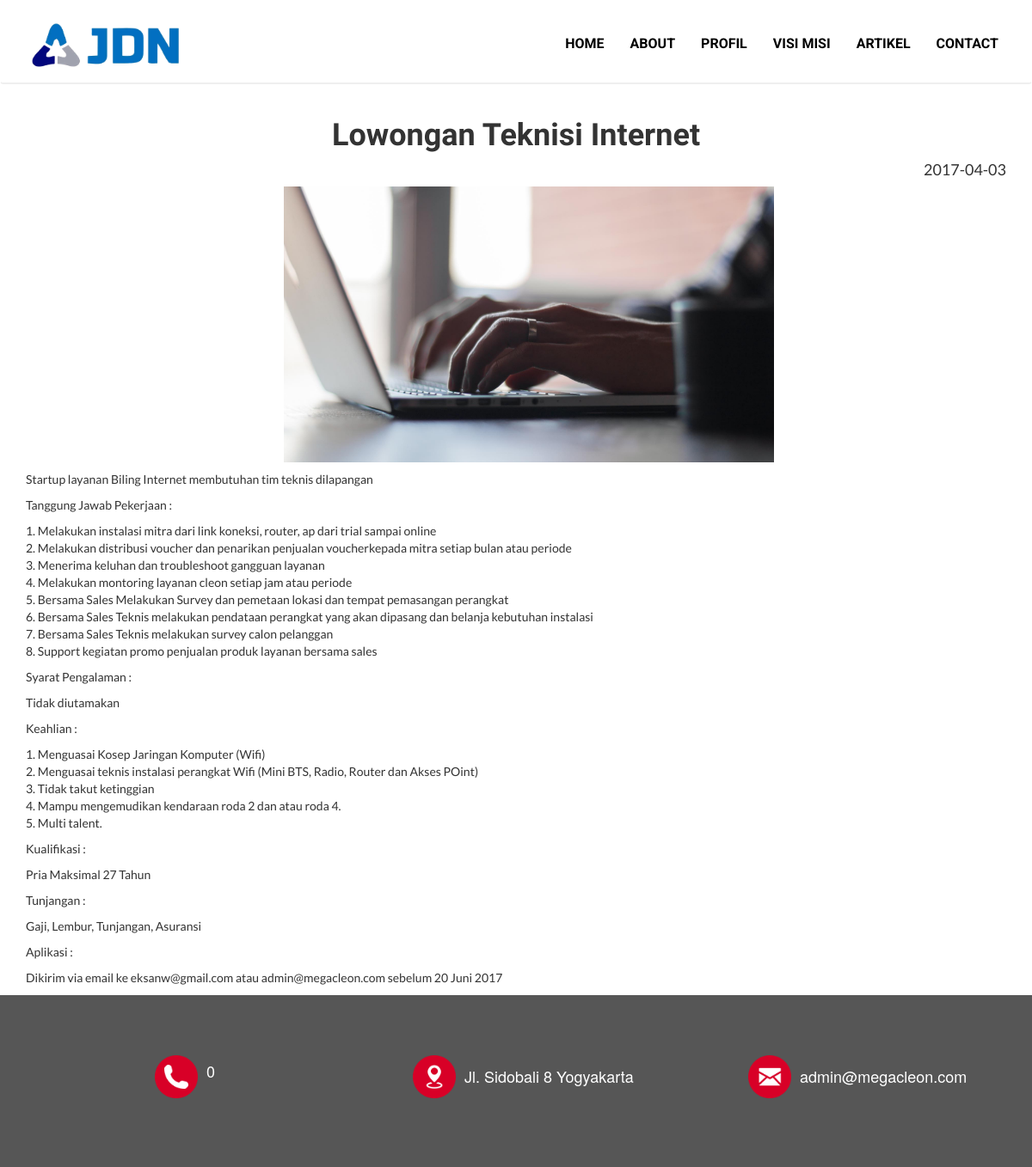
Page /JDN/page/detail_artikel/ART002 on the committed database.
### tables this page shows
CREATE TABLE `artikel` (
  `id_artikel` varchar(50) NOT NULL,
  `foto_artikel` text NOT NULL,
  `judul_artikel` varchar(200) NOT NULL,
  `tgl_artikel` date NOT NULL,
  `isi_artikel` text NOT NULL
);

CREATE TABLE `kontak` (
  `id_kontak` varchar(50) NOT NULL,
  `email` varchar(50) NOT NULL,
  `no_tlp` varchar(50) NOT NULL,
  `alamat` varchar(100) NOT NULL,
  `map` text NOT NULL
);

### application/controllers/JDN.php (called while the page is built, shortened)
<?php
	class JDN extends CI_Controller{
		function __construct(){
			$this->load->model('model_JDN');
		}
		function page(){
			$page = $this->uri->segment(3);
			$this->load->library('pagination');
			$config['per_page'] = 4;
			$from = $this->uri->segment(4);
			$data['tmp_artikel'] = $this->model_JDN->data_artikel($config['per_page'],$from);
			$data['tmp_slide'] = $this->model_JDN->tmp_slide()->result();
			$item_slide = $this->model_JDN->tmp_slide()->row_array();
			$item_profil = $this->model_JDN->tmp_profil()->row_array();
			$data['item_profil'] = $item_profil;
			$data['item_slide']  = $item_slide;
			$item_kontak = $this->model_JDN->tmp_kontak()->row_array();
			$data['item_kontak'] = $item_kontak;
			$data['tmp_riwayat'] = $this->model_JDN->tmp_riwayat()->result();
			$data['page']=$page;
			if($page == 'riwayat'){
				$data['tmp_riwayat'] = $this->model_JDN->tmp_riwayat()->result();
				$this->load->view('JDN',$data);
			}else if($page == 'profil'){
				$data['tmp_profil'] = $this->model_JDN->tmp_profil()->result();
				$this->load->view('JDN',$data);
			}else if($page == 'visimisi'){
				$data['tmp_profil'] = $this->model_JDN->tmp_profil()->result();
				$this->load->view('JDN',$data);
			}else if($page == 'kontak'){
				$data['tmp_kontak'] = $this->model_JDN->tmp_kontak()->result();
				$this->load->view('JDN',$data);
			}else if($page == 'detail_artikel'){
				$d_artikel = $this->uri->segment(4);
				$data['hsl'] = $this->model_JDN->qw("artikel","WHERE id_artikel ='$d_artikel'");
				$this->load->view('JDN',$data);
			}else{
				$this->load->view('JDN',$data);
			}
		}
	}
 ?>

### index.php (called while the page is built, shortened)
<?php
require_once BASEPATH.'core/CodeIgniter.php';

### application/models/Model_JDN.php (called while the page is built, shortened)
<?php
	class model_JDN extends CI_Model{
		function tmp_kontak(){
			return $this->db->get('kontak');
		}
		function data_artikel($number,$offset){
			$this->db->order_by('tgl_artikel','DESC');
			$query = $this->db->get('artikel',$number,$offset);
			return $query->result();
		}
		function qw($table,$prop){
			return $this->db->query("SELECT * FROM $table $prop");
		}
	}
 ?>

### application/views/page/detail_artikel.php (the view)
<?php
	$val = $hsl->row_array();
 ?>
<div class="container skin-page-detail-artikel">
	<h1><?php echo $val['judul_artikel']; ?></h1>
	<h4><?php echo $val['tgl_artikel']; ?></h4>
	<img src="<?php echo base_url() ?>artikel/<?php echo $val['foto_artikel'] ?>" class="item-page-detail-artikel-img">
	<?php echo $val['isi_artikel']; ?>
</div>

### application/views/JDN.php (shortened to what this page needs)
<!DOCTYPE html>
<html>
<head>
	<link rel="stylesheet" type="text/css" href="<?php echo base_url('bootstrap/css/bootstrap.min.css'); ?>">
	<link rel="stylesheet" type="text/css" href="<?php echo base_url('bootstrap/css/JDN.css'); ?>">
	<link rel="stylesheet" type="text/css" href="<?php echo base_url('bootstrap/css/responsive-JDN.css') ?>">
	<link rel="stylesheet" type="text/css" href="<?php echo base_url('ResponsiveSlides.js-master/responsiveslides.css') ?>">
	<link rel="stylesheet" type="text/css" href="<?php echo base_url('aos-master/dist/aos.css') ?>">
</head>
<body>
		<nav class="navbar navbar-edit">
		<div class="container skin-menu">
			<div class="navbar-header">
				<a href="#myPage" class="navbar-brand"><img src="<?php echo base_url() ?>img/logo.png" class="logo"></a>
			</div>
			<div class="collapse navbar-collapse" id="myNavbar">
				<ul class="nav navbar-nav navbar-right" id="nav-menu">
					<li><a href="<?php echo site_url('JDN/page/home') ?>"><b> HOME</b></a></li>
					<li><a href="<?php echo site_url('JDN/page/riwayat'); ?>"><b> ABOUT</b></a></li>
					<li><a href="<?php echo site_url('JDN/page/profil') ?>"><b> PROFIL</b></a></li>
					<li><a href="<?php echo site_url('JDN/page/visimisi') ?>"><b> VISI MISI</b></a></li>
					<li><a href="<?php echo site_url('JDN/page/artikel') ?>"><b> ARTIKEL</b></a></li>
					<li><a href="<?php echo site_url('JDN/page/kontak') ?>"><b> CONTACT</b></a></li>
				</ul>
			</div>
		</div>
	</nav>
	<div class="content">
		<?php
			include "page/".$page.".php";
		 ?>
	</div>
	<div class="container-fluid skin-contact">
		<div class="box-contact">
			<div class="col-sm-4 col-md-4">
		<div class="media col-md-offset-5">
		<div class="media-left">
			<img src="<?php echo base_url() ?>img/item_(1).png" class="media-object img-contact">
		</div>
		<div class="media-body  contact-desk">
			<h4><?php echo $item_kontak['no_tlp'] ?></h4>
		</div>
	</div>
		</div>
		<div class="col-sm-4 col-md-4">
			<div class="media col-md-offset-2">
		<div class="media-left">
			<img src="<?php echo base_url() ?>img/item_(2).png" class="media-object img-contact">
		</div>
		<div class="media-body  contact-desk">
			<h4><?php echo $item_kontak['alamat']; ?></h4>
		</div>
	</div>
		</div>
		<div class="col-sm-4 col-md-4">
			<div class="media col-md-offset-2">
		<div class="media-left">
			<img src="<?php echo base_url() ?>img/item_(3).png" class="media-object img-contact">
		</div>
		<div class="media-body contact-desk">
			<h4><?php echo $item_kontak['email']; ?></h4>
		</div>
	</div>
		</div>
		</div>
	</div>
</body>
</html>

### rows in the picture
artikel: judul_artikel "Lowongan Teknisi Internet", tgl_artikel "2017-04-03", foto_artikel (picture), isi_artikel "Startup layanan Biling Internet membutuhan tim teknis dilapangan Tanggung Jawab Pekerjaan : 1. Melakukan instalasi mitra dari link koneksi, router, ap dari trial sampai online 2. Melakukan distribusi voucher dan penarikan penjualan voucherkepada mitra setiap bulan atau periode 3. Menerima keluhan dan troubleshoot gangguan layanan 4. Melakukan montoring layanan cleon setiap jam atau periode 5. Bersama Sales Melakukan Survey dan pemetaan lokasi dan tempat pemasangan perangkat 6. Bersama Sales Teknis melakukan pendataan perangkat yang akan dipasang dan belanja kebutuhan instalasi 7. Bersama Sales Teknis melakukan survey calon pelanggan 8. Support kegiatan promo penjualan produk layanan bersama…"
kontak: no_tlp "0", alamat "Jl. Sidobali 8 Yogyakarta", email "admin@megacleon.com"
